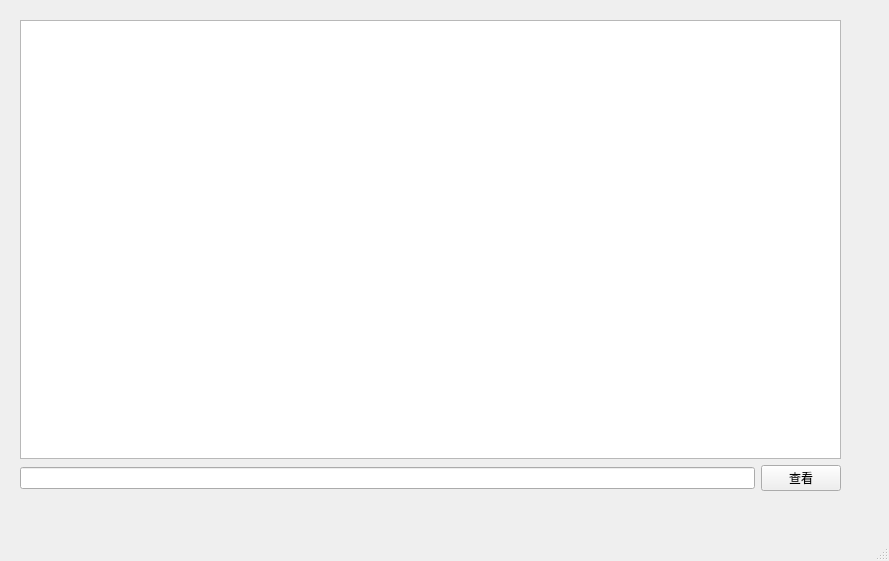
<?xml version="1.0" encoding="UTF-8"?>
<ui version="4.0">
 <class>MainWindow</class>
 <widget class="QMainWindow" name="MainWindow">
  <property name="geometry">
   <rect>
    <x>0</x>
    <y>0</y>
    <width>889</width>
    <height>561</height>
   </rect>
  </property>
  <property name="windowTitle">
   <string>MainWindow</string>
  </property>
  <widget class="QWidget" name="centralwidget">
   <widget class="QWidget" name="">
    <property name="geometry">
     <rect>
      <x>20</x>
      <y>20</y>
      <width>821</width>
      <height>471</height>
     </rect>
    </property>
    <layout class="QVBoxLayout" name="verticalLayout">
     <item>
      <widget class="QTreeView" name="treeView">
       <property name="editTriggers">
        <set>QAbstractItemView::AllEditTriggers</set>
       </property>
      </widget>
     </item>
     <item>
      <layout class="QHBoxLayout" name="horizontalLayout">
       <item>
        <widget class="QLineEdit" name="lineEdit"/>
       </item>
       <item>
        <widget class="QPushButton" name="buttonOpenFile">
         <property name="text">
          <string>查看</string>
         </property>
        </widget>
       </item>
      </layout>
     </item>
    </layout>
   </widget>
  </widget>
  <widget class="QMenuBar" name="menubar">
   <property name="geometry">
    <rect>
     <x>0</x>
     <y>0</y>
     <width>889</width>
     <height>23</height>
    </rect>
   </property>
  </widget>
  <widget class="QStatusBar" name="statusbar"/>
 </widget>
 <resources/>
 <connections/>
</ui>
